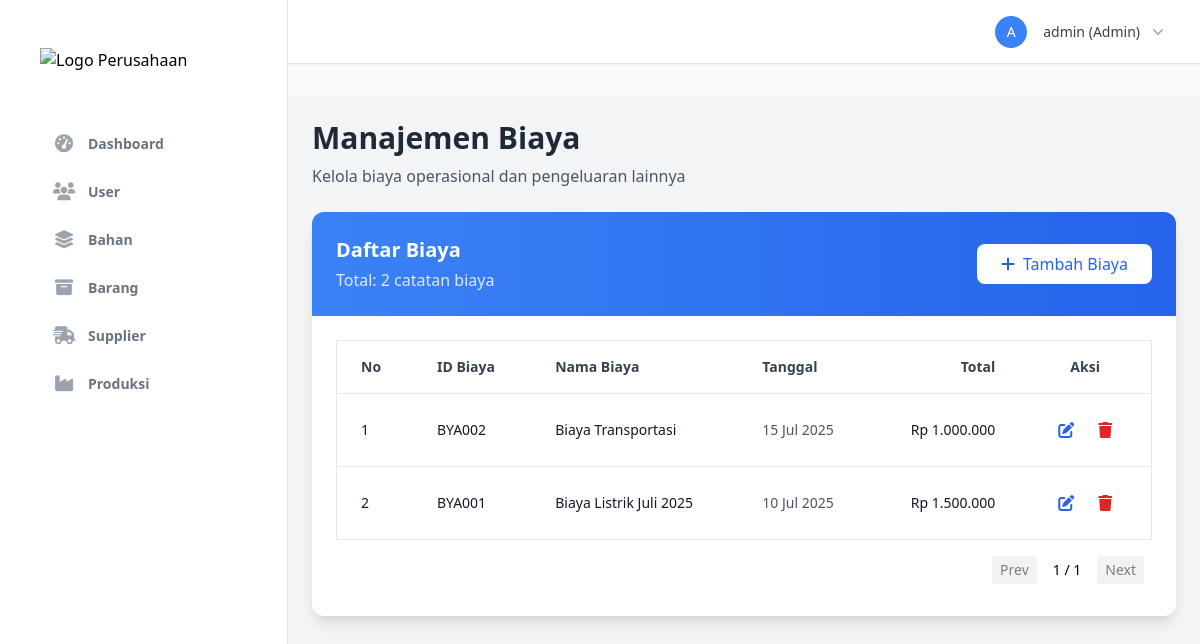
/pages/cost_management.php (signed in), run on the app's committed database.
### tables this page shows
CREATE TABLE biaya (
    id_biaya VARCHAR(25) PRIMARY KEY,
    nama_biaya VARCHAR(200) NOT NULL,
    tgl_biaya DATE NOT NULL,
    total INTEGER NOT NULL
);

### includes/function.php (called while the page is built, shortened)
<?php
function formatCurrency($num)
{
    $cleaned_num = preg_replace('/[^0-9]/', '', $num);
    $numeric_val = (float) $cleaned_num;
    return 'Rp ' . number_format($numeric_val, 0, ',', '.');
}

### pages/cost_management.php (the view, shortened to what this page needs)
<?php
require_once '../config/db_connect.php';
require_once '../includes/function.php';
require_once '../includes/header.php';
$perPage = 10;
$page = isset($_GET['page']) && is_numeric($_GET['page']) && $_GET['page'] > 0 ? (int)$_GET['page'] : 1;
$search_query = isset($_GET['search']) ? trim($_GET['search']) : '';
if ($search_query !== '') {
    $stmt = $pdo->prepare("SELECT COUNT(*) FROM biaya WHERE id_biaya LIKE ? OR nama_biaya LIKE ?");
    $stmt->execute(['%' . $search_query . '%', '%' . $search_query . '%']);
    $totalItems = $stmt->fetchColumn();
} else {
    $stmt = $pdo->query("SELECT COUNT(*) FROM biaya");
    $totalItems = $stmt->fetchColumn();
}
$totalPages = max(1, ceil($totalItems / $perPage));
$offset = ($page - 1) * $perPage;
if ($search_query !== '') {
    $stmt = $pdo->prepare("SELECT * FROM biaya WHERE id_biaya LIKE ? OR nama_biaya LIKE ? ORDER BY tgl_biaya DESC LIMIT $perPage OFFSET $offset");
    $stmt->execute(['%' . $search_query . '%', '%' . $search_query . '%']);
    $costs = $stmt->fetchAll(PDO::FETCH_ASSOC);
} else {
    $stmt = $pdo->prepare("SELECT * FROM biaya ORDER BY tgl_biaya DESC LIMIT $perPage OFFSET $offset");
    $stmt->execute();
    $costs = $stmt->fetchAll(PDO::FETCH_ASSOC);
}
?>
<head>
    <link rel="stylesheet" href="../assets/css/responsive.css">
</head>
<div class="flex min-h-screen bg-gray-100">
    <?php require_once '../includes/sidebar.php'; ?>
    <main class="flex-1 p-6">
        <div id="costManagement" class="section active">
            <div class="mb-6">
                <h2 class="text-3xl font-bold text-gray-800">Manajemen Biaya</h2>
                <p class="text-gray-600 mt-2">Kelola biaya operasional dan pengeluaran lainnya</p>
            </div>
            <div class="bg-white rounded-xl shadow-lg overflow-hidden">
                <div class="bg-gradient-to-r from-blue-500 to-blue-600 p-6">
                    <div class="flex justify-between items-center card-header">
                        <div>
                            <h3 class="text-xl font-semibold text-white">Daftar Biaya</h3>
                            <p class="text-blue-100 mt-1">Total: <?php echo count($costs); ?> catatan biaya</p>
                        </div>
                        <button onclick="showAddCostForm()" class="add-button bg-white text-blue-600 hover:bg-blue-50 px-6 py-2 rounded-lg font-medium transition duration-200 flex items-center">
                            <i class="fas fa-plus mr-2"></i>Tambah Biaya
                        </button>
                    </div>
                </div>
                <div class="p-6">
                    <?php if (empty($costs)): ?>
                        <div class="text-center py-12">
                            <i class="fas fa-file-invoice-dollar text-gray-400 text-6xl mb-4"></i>
                            <h3 class="text-xl font-semibold text-gray-600 mb-2">Belum ada catatan biaya</h3>
                            <p class="text-gray-500">Mulai dengan menambahkan biaya pertama Anda</p>
                        </div>
                    <?php else: ?>
                        <div class="overflow-x-auto">
                            <table class="min-w-full responsive-table border border-gray-200">
                                <thead>
                                    <tr class="border-b border-gray-200">
                                        <th class="px-6 py-4 text-left text-sm font-semibold text-gray-700">No</th>
                                        <th class="px-6 py-4 text-left text-sm font-semibold text-gray-700">ID Biaya</th>
                                        <th class="px-6 py-4 text-left text-sm font-semibold text-gray-700">Nama Biaya</th>
                                        <th class="px-6 py-4 text-left text-sm font-semibold text-gray-700">Tanggal</th>
                                        <th class="px-6 py-4 text-right text-sm font-semibold text-gray-700">Total</th>
                                        <th class="px-6 py-4 text-center text-sm font-semibold text-gray-700">Aksi</th>
                                    </tr>
                                </thead>
                                <tbody class="divide-y divide-gray-200">
                                    <?php
                                    $i = 1;
                                    foreach ($costs as $cost): ?>
                                        <tr class="hover:bg-gray-50 transition duration-200">
                                            <td data-label="No." class="px-6 py-4 text-sm text-gray-900"><?php echo $i++; ?></td>
                                            <td data-label="ID" class="px-6 py-4 text-sm font-medium text-gray-900"><?php echo htmlspecialchars($cost['id_biaya']); ?></td>
                                            <td data-label="Nama Biaya" class="px-6 py-4 text-sm text-gray-900"><?php echo htmlspecialchars($cost['nama_biaya']); ?></td>
                                            <td data-label="Tanggal" class="px-6 py-4 text-sm text-gray-600"><?php echo htmlspecialchars(date('d M Y', strtotime($cost['tgl_biaya']))); ?></td>
                                            <td data-label="Total" class="px-6 py-4 text-sm text-gray-900 font-medium text-right"><?php echo formatCurrency($cost['total']); ?></td>
                                            <td class="px-6 py-4 text-center actions-cell">
                                                <div class="flex justify-center space-x-2">
                                                    <button onclick="showEditCostForm('<?php echo $cost['id_biaya']; ?>', '<?php echo htmlspecialchars(addslashes($cost['nama_biaya'])); ?>', '<?php echo $cost['tgl_biaya']; ?>', '<?php echo $cost['total']; ?>')"
                                                        class="text-blue-600 hover:text-blue-800 hover:bg-blue-100 p-2 rounded-lg transition duration-200" title="Edit">
                                                        <i class="fas fa-edit"></i>
                                                    </button>
                                                    <button onclick="deleteCost('<?php echo $cost['id_biaya']; ?>', '<?php echo htmlspecialchars(addslashes($cost['nama_biaya'])); ?>')"
                                                        class="text-red-600 hover:text-red-800 hover:bg-red-100 p-2 rounded-lg transition duration-200" title="Hapus">
                                                        <i class="fas fa-trash"></i>
                                                    </button>
                                                </div>
                                            </td>
                                        </tr>
                                    <?php endforeach; ?>
                                </tbody>
                            </table>
                        </div>
                        <div class="flex justify-end mt-2 p-2">
                            <div class="flex items-center space-x-2 text-sm">
                                <a href="?search=<?php echo urlencode($search_query); ?>&page=<?php echo max(1, $page - 1); ?>" class="px-2 py-1 bg-gray-200 rounded hover:bg-gray-300 <?php echo $page <= 1 ? 'opacity-50 cursor-not-allowed' : ''; ?>">Prev</a>
                                <span class="px-2"><?php echo $page; ?> / <?php echo $totalPages; ?></span>
                                <a href="?search=<?php echo urlencode($search_query); ?>&page=<?php echo min($totalPages, $page + 1); ?>" class="px-2 py-1 bg-gray-200 rounded hover:bg-gray-300 <?php echo $page >= $totalPages ? 'opacity-50 cursor-not-allowed' : ''; ?>">Next</a>
                            </div>
                        </div>
                    <?php endif; ?>
                </div>
            </div>
        </div>
    </main>
</div>
<?php require_once '../includes/footer.php'; ?>

### data on the page
biaya: id_biaya "BYA002", nama_biaya "Biaya Transportasi", tgl_biaya "15 Jul 2025", total "Rp 1.000.000"
biaya: id_biaya "BYA001", nama_biaya "Biaya Listrik Juli 2025", tgl_biaya "10 Jul 2025", total "Rp 1.500.000"

### other printed values
$item['name'] "Dashboard"
$item['name'] "User"
$item['name'] "Bahan"
$item['name'] "Barang"
$item['name'] "Supplier"
$item['name'] "Produksi"
substr($currentUser['username'], 0, 1) "A"
$currentUser['username'] "admin"
$currentUser['level'] "Admin"
count($costs) "2"
$page "1"
$totalPages "1"
